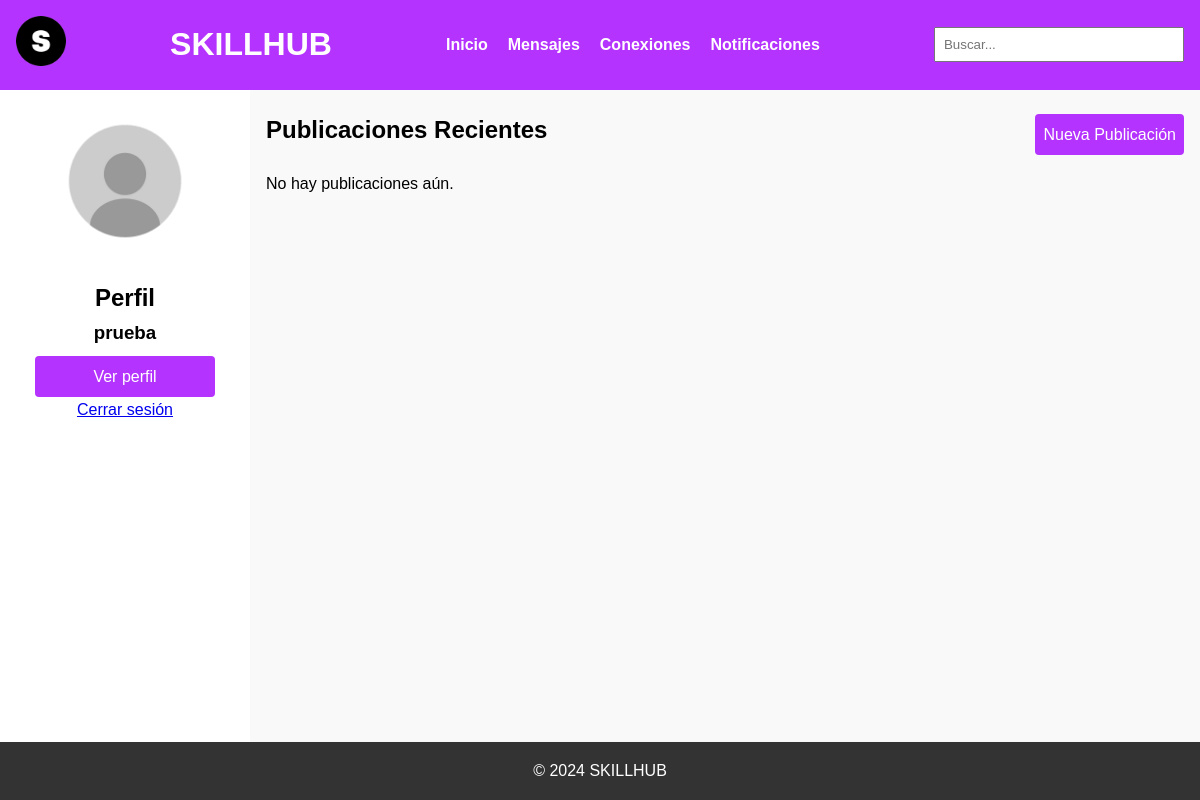
The page /accounts/home-professional/ (signed in) on the database as committed earlier.
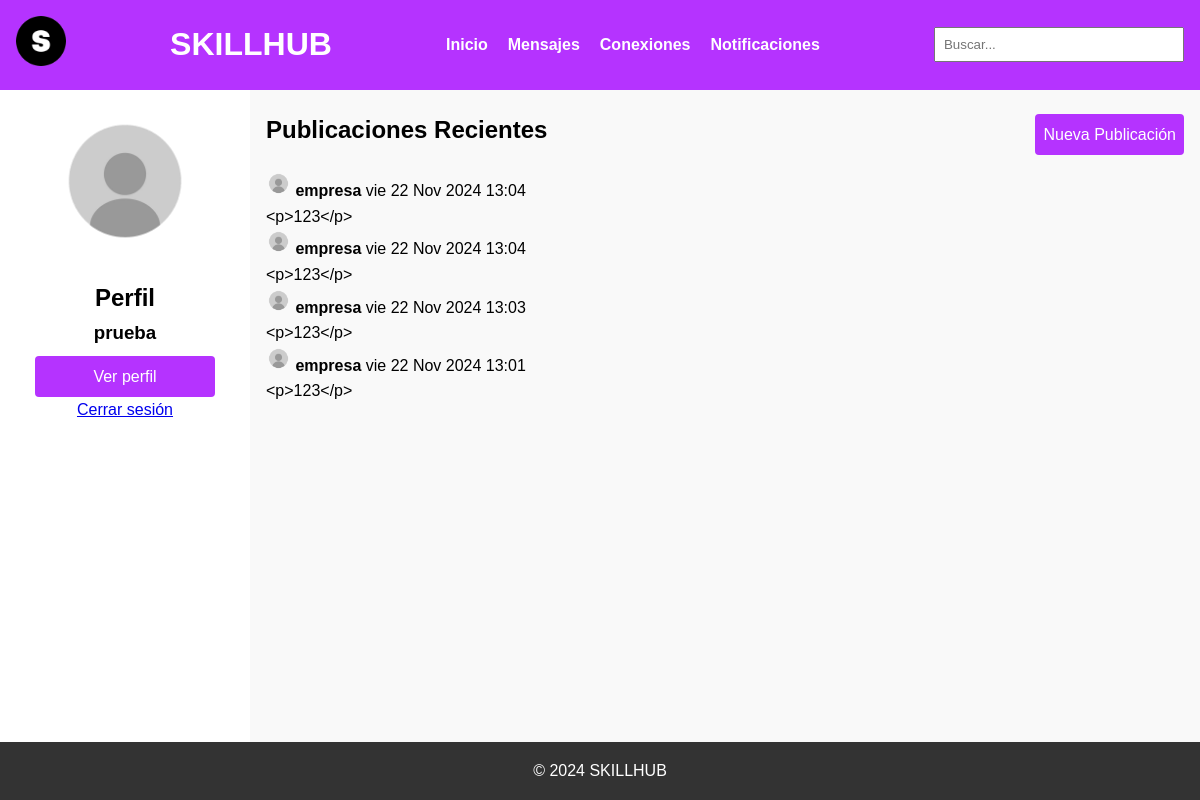
The same page on the database as committed later.
### SkillHubApp/models.py (models this page shows, shortened)
class Post(models.Model):
    user = models.ForeignKey(User, on_delete=models.CASCADE)
    title = models.CharField(max_length=200, blank=True, null=True)
    content = RichTextField(max_length=800)
    timestamp = models.DateTimeField(auto_now_add=True)
    media_file = models.FileField(
        upload_to='post_media/',
        validators=[
            FileExtensionValidator(
                allowed_extensions=[
                    'jpg', 'jpeg', 'png', 'gif', 'webp',
                    'mp4', 'avi', 'mov', 'mkv', 'webm',
                    'mp3', 'wav', 'ogg', 'm4a',
                    'pdf', 'doc', 'docx', 'txt', 'rtf'
                ]
            ),
            validate_file_size
        ],
        blank=True,
        null=True
    )

### SkillHubApp/views.py (the view)
# urls.py: path('home-professional/', home_professional_view, name='home-professional'),
@login_required
def home_professional_view(request):
    posts = Post.objects.all().order_by('-timestamp')
    if request.method == 'POST':
        form = PostForm(request.POST, request.FILES)
        if form.is_valid():
            post = form.save(commit=False)
            post.user = request.user
            post.save()
            messages.success(request, 'Publicación creada exitosamente')
            return redirect('home-professional')
    else:
        form = PostForm()
    return render(request, 'SkillHubApp/inicio/home_professional.html', {
        'user': request.user,
        'posts': posts,
        'form': form,
    })

### SkillHubApp/forms.py (shortened to what this page needs)
class PostForm(forms.ModelForm):
    class Meta:
        model = Post
        fields = ['title', 'content', 'media_file']
        widgets = {
            'title': forms.TextInput(attrs={
                'placeholder': 'Título del artículo',
                'class': 'form-control'
            }),
            'content': CKEditorWidget(config_name='default'),
            'media_file': forms.FileInput(attrs={
                'class': 'form-control',
                'accept': 'image/*,video/*,audio/*,application/pdf,application/msword'
            })
        }

### SkillHubApp/templates/SkillHubApp/inicio/home_professional.html (shortened to what this page needs)
<!DOCTYPE html>
<html lang="es">
<head>
    {% load static %}
    <link rel="stylesheet" href="{% static 'SkillHubApp/css/style.css' %}">
<body>
    <div class="container">
        <header class="header">
            <div class="logo">
                <img src="{% static 'SkillHubApp/images/logo.png' %}" alt="SkillHub Logo">
            </div>
            <h1>SKILLHUB</h1>
            <nav class="header-nav">
                <ul>
                    <li><a href="{% url 'home-professional' %}">Inicio</a></li>
                    <li><a href="{% url 'messages' %}">Mensajes</a></li>
                    <li><a href="{% url 'connections' %}">Conexiones</a></li>
                    <li><a href="{% url 'notifications' %}">Notificaciones</a></li>
                </ul>
            </nav>
            <div class="search-bar">
                <input type="text" placeholder="Buscar...">
            </div>
        </header>
        <main class="main-content">
            <aside class="sidebar">
                <div class="profile">
                    <img src="{% static 'SkillHubApp/images/perfil.png' %}" alt="Imagen de Perfil" class="profile-image">
                    <h2>Perfil</h2>
                    {% if user.is_authenticated %}
                        <h3>{{ user.username }}</h3>
                    {% else %}
                        <p>Invitado</p>
                    {% endif %}
                    <a href="{% url 'profile-professional' %}" class="btn view-profile">Ver perfil</a>
                    <a href="{% url 'logout' %}">Cerrar sesión</a>
                </div>
            </aside>
            <section class="feed">
                <div class="post-list">
                    <div class="posts-header">
                        <h2>Publicaciones Recientes</h2>
                        <a href="{% url 'create_post' %}" class="btn nueva-publicacion-btn">Nueva Publicación</a>
                    </div>
                    {% for post in posts %}
                        <div class="post-card">
                            <div class="post-header">
                                <img src="{% static 'SkillHubApp/images/perfil.png' %}" alt="{{ post.user.username }}">
                                <strong>{{ post.user.username }}</strong>
                                <span>{{ post.timestamp|date:"D d M Y H:i" }}</span>
                            </div>
                            <p>{{ post.content }}</p>
                        </div>
                    {% empty %}
                        <p>No hay publicaciones aún.</p>
                    {% endfor %}
                </div>
            </section>
        </main>
        <footer class="footer">
            <p>&copy; 2024 SKILLHUB</p>
        </footer>
    </div>
</body>
</html>

### SkillHubApp/static/SkillHubApp/css/style.css (style rules this page uses)
* { margin: 0; padding: 0; box-sizing: border-box; }
body { font-family: Arial, sans-serif; line-height: 1.6; background-color: #f4f4f4; }
.container { display: flex; flex-direction: column; min-height: 100vh; }
.header { display: flex; justify-content: space-between; align-items: center; background-color: #b533ff; color: white; padding: 1rem; box-shadow: 0 2px 4px rgba(0,0,0,0.1); }
.logo img { max-height: 50px; }
.header-nav { display: flex; align-items: center; }
.header-nav ul { display: flex; list-style: none; }
.header-nav ul li { margin: 0 10px; }
.search-bar { display: flex; }
.search-bar input { padding: 0.5rem; width: 250px; }
.main-content { display: flex; flex-grow: 1; }
.sidebar { width: 250px; background-color: #ffffff; padding: 1rem; display: flex; flex-direction: column; align-items: center; }
.profile { text-align: center; }
.profile-image { max-width: 150px; border-radius: 50%; margin-bottom: 1rem; }
.feed { flex-grow: 1; padding: 1rem; background-color: #f9f9f9; }
.footer { background-color: #333; color: white; text-align: center; padding: 1rem; }
.btn { display: inline-block; width: 100%; padding: 0.5rem; margin-top: 0.5rem; background-color: #b533ff; color: white; text-align: center; text-decoration: none; border: none; border-radius: 4px; cursor: pointer; transition: background-color 0.3s ease; }
.header-nav ul li a { color: white; text-decoration: none; transition: color 0.3s ease; font-weight: bold; }
.posts-header { display: flex; justify-content: space-between; align-items: center; margin-bottom: 1rem; }
.nueva-publicacion-btn { width: auto; }
.post-header img { max-width: 25px; border-radius: 100%; margin-right: 0px; }

Rows that differ between the two databases and show on the page:
added Post: user.username "empresa", timestamp "vie 22 Nov 2024 13:04", content "<p>123</p>"
added Post: user.username "empresa", timestamp "vie 22 Nov 2024 13:04", content "<p>123</p>"
added Post: user.username "empresa", timestamp "vie 22 Nov 2024 13:03", content "<p>123</p>"
added Post: user.username "empresa", timestamp "vie 22 Nov 2024 13:01", content "<p>123</p>"
Other text that changed with them:
text no longer shown: "No hay publicaciones aún."
